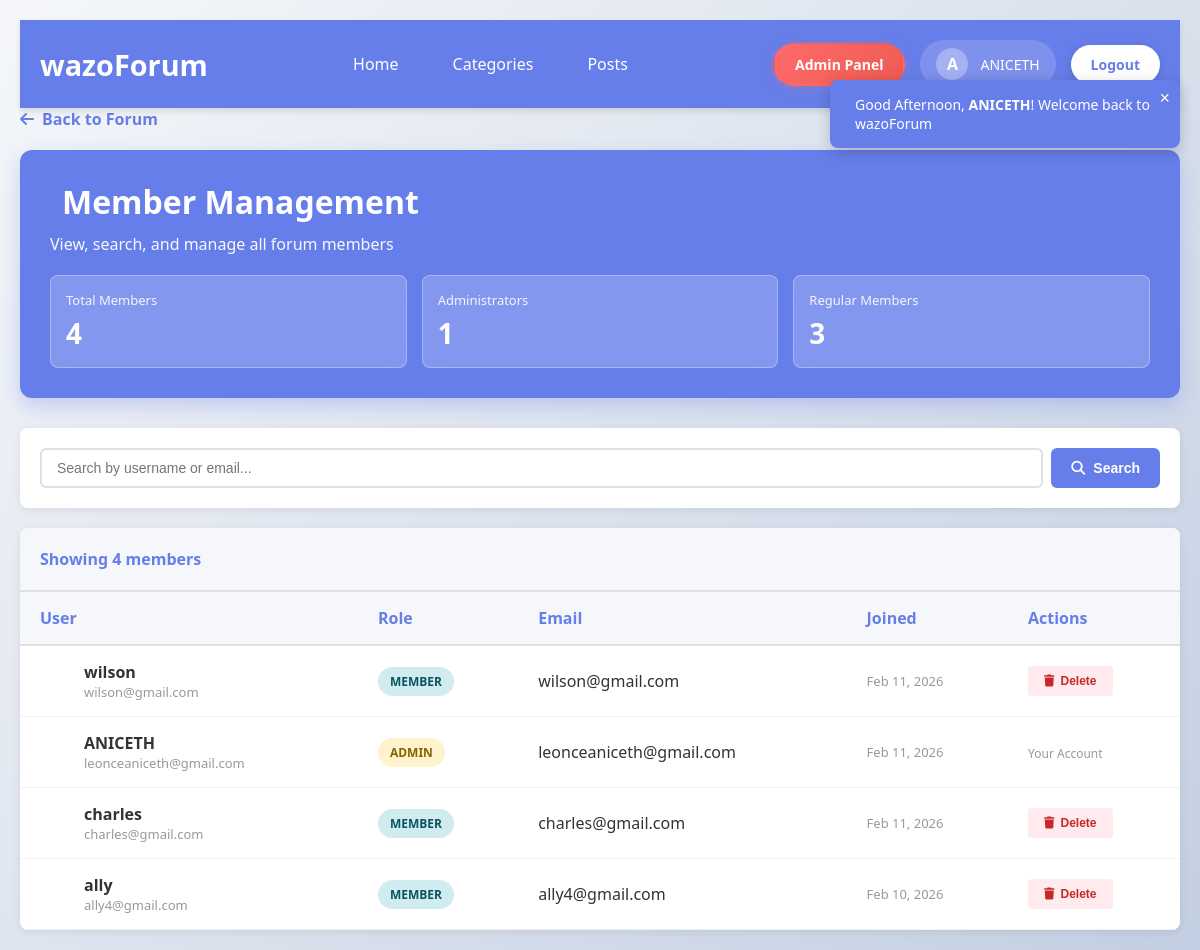
The app's page /manageuser.php (signed in) with its own data.
### tables this page shows
CREATE TABLE `users` (
  `user_id` int(11) NOT NULL,
  `email` varchar(100) NOT NULL,
  `username` varchar(50) NOT NULL,
  `password` varchar(255) NOT NULL,
  `role` enum('admin','member') NOT NULL DEFAULT 'member',
  `created_at` timestamp NOT NULL DEFAULT current_timestamp()
);

### function.php (called while the page is built, shortened)
<?php
if(!function_exists('isLogedIn')){
    function isLogedIn(){
        return isset ($_SESSION['user_id']);
    }
}
if(!function_exists('getCurrentUser')){
    function getCurrentUser(){
        if(isLogedIn()){
            return [
                'user_id' => $_SESSION['user_id'] ?? null,
                'username' => $_SESSION['username'] ?? null,
                'email' => $_SESSION['email'] ?? null,
                'role' => $_SESSION['role'] ?? 'member'
            ];
        }
        return null;
    }
}
?>

### manageuser.php (the view, shortened to what this page needs)
<?php
include("db_connection.php");
include("function.php");
$search = isset($_GET['search']) ? trim($_GET['search']) : '';
$where_clause = '';
$sql = "SELECT * FROM users $where_clause ORDER BY created_at DESC";
$results = mysqli_query($conn, $sql);
$users = mysqli_fetch_all($results, MYSQLI_ASSOC);
$count_sql = "SELECT COUNT(*) as total FROM users";
$count_result = mysqli_query($conn, $count_sql);
$count_row = mysqli_fetch_assoc($count_result);
$total_members = $count_row['total'];
$admin_sql = "SELECT COUNT(*) as admin_count FROM users WHERE role = 'admin'";
$admin_result = mysqli_query($conn, $admin_sql);
$admin_row = mysqli_fetch_assoc($admin_result);
$admin_count = $admin_row['admin_count'];
?>
<!DOCTYPE html>
<html lang="en">
<head>
    <link rel="stylesheet" href="https://cdnjs.cloudflare.com/ajax/libs/font-awesome/6.4.0/css/all.min.css">
</head>
<body>
    <?php include("header.php"); ?>
    <div class="container">
        <a href="index.php" class="back-link">
            <i class="fas fa-arrow-left"></i> Back to Forum
        </a>
        <div class="header-section">
            <h1>
                <i class=""></i> Member Management
            </h1>
            <p>View, search, and manage all forum members</p>
            <div class="stats-grid">
                <div class="stat-card">
                    <div class="stat-card-label">Total Members</div>
                    <div class="stat-card-number"><?php echo $total_members; ?></div>
                </div>
                <div class="stat-card">
                    <div class="stat-card-label">Administrators</div>
                    <div class="stat-card-number"><?php echo $admin_count; ?></div>
                </div>
                <div class="stat-card">
                    <div class="stat-card-label">Regular Members</div>
                    <div class="stat-card-number"><?php echo $total_members - $admin_count; ?></div>
                </div>
            </div>
        </div>
        <div class="controls-section">
            <div class="search-container">
                <form method="GET" style="display: flex; gap: 10px; flex: 1; min-width: 250px;">
                    <div class="search-box">
                        <input
                            type="text"
                            name="search"
                            placeholder="Search by username or email..."
                            value="<?php echo htmlspecialchars($search); ?>"
                        >
                        <button type="submit" class="btn btn-search">
                            <i class="fas fa-search"></i> Search
                        </button>
                    </div>
                </form>
            </div>
        </div>
        <div class="table-section">
            <?php if (count($users) > 0): ?>
                <div class="table-header">
                    Showing <?php echo count($users); ?> member<?php echo count($users) !== 1 ? 's' : ''; ?>
                </div>
                <table>
                    <thead>
                        <tr>
                            <th>User</th>
                            <th>Role</th>
                            <th>Email</th>
                            <th>Joined</th>
                            <th>Actions</th>
                        </tr>
                    </thead>
                    <tbody>
                        <?php foreach ($users as $member): ?>
                            <tr>
                                <td>
                                    <div class="user-info">
                                        <div class="user-avatar">
                                        </div>
                                        <div class="user-details">
                                            <div class="username"><?php echo htmlspecialchars($member['username']); ?></div>
                                            <div class="email"><?php echo htmlspecialchars($member['email']); ?></div>
                                        </div>
                                    </div>
                                </td>
                                <td>
                                    <span class="role-badge <?php echo $member['role'] === 'admin' ? 'role-admin' : 'role-member'; ?>">
                                        <?php echo ucfirst($member['role']); ?>
                                    </span>
                                </td>
                                <td><?php echo htmlspecialchars($member['email']); ?></td>
                                <td>
                                    <div class="date-joined">
                                        <?php echo date('M d, Y', strtotime($member['created_at'])); ?>
                                    </div>
                                </td>
                                <td>
                                    <?php if ((int)$member['user_id'] !== (int)$user['user_id']): ?>
                                        <button
                                            class="action-btn btn-delete"
                                            onclick="confirmDelete(<?php echo $member['user_id']; ?>, '<?php echo htmlspecialchars($member['username']); ?>')">
                                            <i class="fas fa-trash"></i> Delete
                                        </button>
                                    <?php else: ?>
                                        <span style="color: #999; font-size: 12px;">Your Account</span>
                                    <?php endif; ?>
                                </td>
                            </tr>
                        <?php endforeach; ?>
                    </tbody>
                </table>
            <?php endif; ?>
        </div>
    </div>
</body>
</html>

### header.php (shortened to what this page needs)
<?php
include("function.php");
?>
<!DOCTYPE html>
<html lang="en">
<head>
</head>
<body>
    <header>
        <div class="header-container">
            <a href="index.php" class="logo">wazoForum</a>
            <ul class="nav-menu">
                <li><a href="index.php">Home</a></li>
                <li><a href="categories.php">Categories</a></li>
                <li><a href="posts.php">Posts</a></li>
            </ul>
            <div class="auth-buttons">
                <?php if(isLogedIn()):
                    $user = getCurrentUser();
                    $firstLetter = strtoupper(substr($user['username'], 0, 1));
                ?>
                    <?php if($user['role'] === 'admin'): ?>
                        <a href="dashboad.php" class="btn-admin-panel">
                            Admin Panel
                        </a>
                    <?php endif; ?>
                    <a href="profile.php" class="user-profile">
                        <div class="user-avatar">
                            <?php echo $firstLetter; ?>
                        </div>
                        <span class="user-name"><?php echo htmlspecialchars($user['username']); ?></span>
                    </a>
                    <a href="logout.php" class="btn-logout">Logout</a>
                <?php else: ?>
                    <a href="login.php" class="btn-login">Login</a>
                    <a href="register.php" class="btn-register">Register</a>
                <?php endif; ?>
            </div>
        </div>
    </header>
    <?php if(isLogedIn()):
        $user = getCurrentUser();
    ?>
    <?php endif; ?>

### manageuser.php (style rules this page uses)
* { margin: 0; padding: 0; box-sizing: border-box; }
body { font-family: 'Segoe UI', Tahoma, Geneva, Verdana, sans-serif; background: linear-gradient(135deg, #f5f7fa 0%, #c3cfe2 100%); color: #333; min-height: 100vh; padding: 20px; }
.container { max-width: 1200px; margin: 0 auto; }
.header-section { background: #667eea; color: white; padding: 30px; border-radius: 12px; margin-bottom: 30px; box-shadow: 0 8px 20px rgba(102, 126, 234, 0.3); }
.header-section h1 { font-size: 32px; margin-bottom: 10px; display: flex; align-items: center; gap: 12px; }
.header-section p { opacity: 0.95; font-size: 16px; }
.stats-grid { display: grid; grid-template-columns: repeat(auto-fit, minmax(200px, 1fr)); gap: 15px; margin-top: 20px; }
.stat-card { background: rgba(255, 255, 255, 0.2); padding: 15px; border-radius: 8px; backdrop-filter: blur(10px); border: 1px solid rgba(255, 255, 255, 0.3); }
.stat-card-label { font-size: 13px; opacity: 0.9; margin-bottom: 5px; }
.stat-card-number { font-size: 28px; font-weight: 700; }
.controls-section { background: white; padding: 20px; border-radius: 8px; margin-bottom: 20px; box-shadow: 0 2px 8px rgba(0, 0, 0, 0.08); }
.search-container { display: flex; gap: 10px; flex-wrap: wrap; align-items: center; }
.search-box { flex: 1; min-width: 250px; display: flex; gap: 8px; }
.search-box input { flex: 1; padding: 10px 15px; border: 2px solid #e0e0e0; border-radius: 6px; font-size: 14px; transition: border-color 0.3s; }
.btn { padding: 10px 20px; border: none; border-radius: 6px; cursor: pointer; font-size: 14px; font-weight: 600; transition: all 0.3s ease; display: inline-flex; align-items: center; gap: 8px; }
.btn-search { background: #667eea; color: white; }
.table-section { background: white; border-radius: 8px; overflow: hidden; box-shadow: 0 2px 8px rgba(0, 0, 0, 0.08); }
.table-header { background: #f5f7fa; padding: 20px; border-bottom: 2px solid #e0e0e0; font-weight: 600; color: #667eea; }
table { width: 100%; border-collapse: collapse; }
table thead { background: #f5f7fa; }
table th { padding: 15px 20px; text-align: left; font-weight: 600; color: #667eea; border-bottom: 2px solid #e0e0e0; }
table td { padding: 15px 20px; border-bottom: 1px solid #f0f2f5; }
table tbody tr { transition: background 0.2s ease; }
.user-info { display: flex; align-items: center; gap: 12px; }
.user-avatar { width: 36px; height: 36px; border-radius: 50%; background: #667eea; color: white; display: flex; align-items: center; justify-content: center; font-weight: 600; font-size: 16px; }
.user-details { display: flex; flex-direction: column; }
.username { font-weight: 600; color: #333; }
.email { font-size: 13px; color: #999; }
.role-badge { display: inline-block; padding: 6px 12px; border-radius: 20px; font-size: 12px; font-weight: 600; text-transform: uppercase; width: fit-content; }
.role-admin { background: #fff3cd; color: #856404; }
.role-member { background: #d1ecf1; color: #0c5460; }
.date-joined { color: #999; font-size: 13px; }
.action-btn { padding: 8px 16px; border: none; border-radius: 4px; cursor: pointer; font-size: 12px; font-weight: 600; transition: all 0.2s ease; display: inline-flex; align-items: center; gap: 6px; }
.btn-delete { background: #ffebee; color: #c62828; }
.back-link { display: inline-flex; align-items: center; gap: 8px; color: #667eea; text-decoration: none; font-weight: 600; margin-bottom: 20px; transition: all 0.3s; }

### records on screen
users: username "A", username "ANICETH", email "leonceaniceth@gmail.com", role "ADMIN", created_at "Feb 11, 2026", shows "Your Account"
users: username "wilson", email "wilson@gmail.com", role "MEMBER", created_at "Feb 11, 2026"
users: username "charles", email "charles@gmail.com", role "MEMBER", created_at "Feb 11, 2026"
users: username "ally", email "ally4@gmail.com", role "MEMBER", created_at "Feb 10, 2026"

### other values on screen
$total_members "4"
$admin_count "1"
$total_members - $admin_count "3"
count($users) "4"
